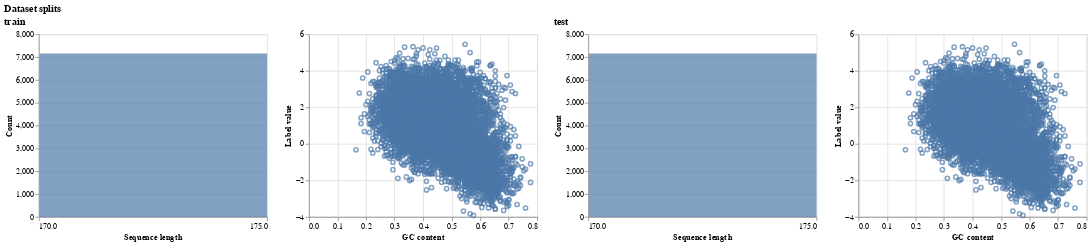

Notebook cell for this chart:
### Code cell
# Visualize dataset statistics
dataset.plot_statistics()

### Figure 1 — Vega specification as saved in the notebook (floating-point values rounded to 4 significant figures; data arrays with more than 128 entries replaced by an {"elided": "..."} marker saying what was removed)
{"$schema": "https://vega.github.io/schema/vega/v5.json", "data": [{"name": "source_0"}, {"name": "source_1"}, {"name": "data_0", "values": [{"__count": 7154, "bin_maxbins_60_seq_len": 170.0, "bin_maxbins_60_seq_len_end": 175.0}]}, {"name": "data_1", "values": {"elided": "7154 records"}}, {"name": "data_2", "values": [{"__count": 7154, "bin_maxbins_60_seq_len": 170.0, "bin_maxbins_60_seq_len_end": 175.0}]}, {"name": "data_3", "values": {"elided": "7154 records"}}, {"name": "data_0_concat_0_concat_0_y_domain___count", "values": [{"min": 7154, "max": 7154}]}, {"name": "data_1_concat_0_concat_1_x_domain_gc", "values": [{"min": 0.1647, "max": 0.7765}]}, {"name": "data_1_concat_0_concat_1_y_domain_label_val", "values": [{"min": -3.919, "max": 5.453}]}, {"name": "data_2_concat_1_concat_0_y_domain___count", "values": [{"min": 7154, "max": 7154}]}, {"name": "data_3_concat_1_concat_1_x_domain_gc", "values": [{"min": 0.1647, "max": 0.7765}]}, {"name": "data_3_concat_1_concat_1_y_domain_label_val", "values": [{"min": -3.919, "max": 5.453}]}], "signals": [{"name": "concat_1_concat_0_bin_maxbins_60_seq_len_bins", "value": {"fields": ["seq_len"], "fname": "bin_seq_len", "start": 170.0, "step": 5.0, "stop": 175.0}}, {"name": "concat_0_concat_0_bin_maxbins_60_seq_len_bins", "value": {"fields": ["seq_len"], "fname": "bin_seq_len", "start": 170.0, "step": 5.0, "stop": 175.0}}, {"name": "concat_0_childWidth", "value": 300}, {"name": "concat_1_childWidth", "value": 300}], "marks": [{"type": "group", "name": "concat_0_group", "marks": [{"type": "group", "name": "concat_0_concat_0_group", "encode": {"update": {"width": {"signal": "concat_0_childWidth"}, "height": {"signal": "height"}}}, "marks": [{"type": "rect", "name": "concat_0_concat_0_marks", "from": {"data": "data_0"}, "encode": {"update": {"y2": {"value": 0, "scale": "concat_0_concat_0_y"}, "x2": {"field": "bin_maxbins_60_seq_len", "scale": "concat_0_concat_0_x", "offset": {"signal": "0.5 + (abs(scale(\"concat_0_concat_0_x\", datum[\"bin_maxbins_60_seq_len_end\"]) - scale(\"concat_0_concat_0_x\", datum[\"bin_maxbins_60_seq_len\"])) < 0.25 ? -0.5 * (0.25 - (abs(scale(\"concat_0_concat_0_x\", datum[\"bin_maxbins_60_seq_len_end\"]) - scale(\"concat_0_concat_0_x\", datum[\"bin_maxbins_60_seq_len\"])))) : 0.5)"}}, "x": {"field": "bin_maxbins_60_seq_len_end", "scale": "concat_0_concat_0_x", "offset": {"signal": "0.5 + (abs(scale(\"concat_0_concat_0_x\", datum[\"bin_maxbins_60_seq_len_end\"]) - scale(\"concat_0_concat_0_x\", datum[\"bin_maxbins_60_seq_len\"])) < 0.25 ? 0.5 * (0.25 - (abs(scale(\"concat_0_concat_0_x\", datum[\"bin_maxbins_60_seq_len_end\"]) - scale(\"concat_0_concat_0_x\", datum[\"bin_maxbins_60_seq_len\"])))) : -0.5)"}}, "fill": {"value": "#4c78a8"}, "y": {"field": "__count", "scale": "concat_0_concat_0_y"}, "opacity": {"value": 0.7}}}, "style": ["bar"]}], "axes": [{"scale": "concat_0_concat_0_y", "ticks": false, "aria": false, "labels": false, "tickCount": {"signal": "ceil(height/40)"}, "gridScale": "concat_0_concat_0_x", "orient": "left", "zindex": 0, "grid": true, "domain": false, "maxExtent": 0, "minExtent": 0}, {"scale": "concat_0_concat_0_x", "tickCount": {"signal": "ceil(concat_0_childWidth/10)"}, "grid": false, "labelFlush": true, "zindex": 0, "orient": "bottom", "title": "Sequence length", "labelOverlap": true}, {"scale": "concat_0_concat_0_y", "grid": false, "title": "Count", "labelOverlap": true, "tickCount": {"signal": "ceil(height/40)"}, "zindex": 0, "orient": "left"}], "style": "cell"}, {"type": "group", "name": "concat_0_concat_1_group", "encode": {"update": {"width": {"signal": "concat_0_childWidth"}, "height": {"signal": "height"}}}, "marks": [{"type": "symbol", "name": "concat_0_concat_1_marks", "from": {"data": "data_1"}, "encode": {"update": {"stroke": {"value": "#4c78a8"}, "opacity": {"value": 0.7}, "tooltip": {"signal": "{\"seq_len\": format(datum[\"seq_len\"], \"\"), \"gc\": format(datum[\"gc\"], \"\"), \"label_val\": format(datum[\"label_val\"], \"\")}"}, "y": {"field": "label_val", "scale": "concat_0_concat_1_y"}, "x": {"field": "gc", "scale": "concat_0_concat_1_x"}, "fill": {"value": "transparent"}}}, "style": ["point"]}], "axes": [{"scale": "concat_0_concat_1_x", "zindex": 0, "gridScale": "concat_0_concat_1_y", "maxExtent": 0, "domain": false, "aria": false, "orient": "bottom", "tickCount": {"signal": "ceil(concat_0_childWidth/40)"}, "grid": true, "labels": false, "minExtent": 0, "ticks": false}, {"scale": "concat_0_concat_1_y", "domain": false, "aria": false, "ticks": false, "orient": "left", "gridScale": "concat_0_concat_1_x", "zindex": 0, "tickCount": {"signal": "ceil(height/40)"}, "maxExtent": 0, "grid": true, "labels": false, "minExtent": 0}, {"scale": "concat_0_concat_1_x", "title": "GC content", "labelFlush": true, "labelOverlap": true, "orient": "bottom", "tickCount": {"signal": "ceil(concat_0_childWidth/40)"}, "grid": false, "zindex": 0}, {"scale": "concat_0_concat_1_y", "grid": false, "orient": "left", "labelOverlap": true, "zindex": 0, "tickCount": {"signal": "ceil(height/40)"}, "title": "Label value"}], "style": "cell"}], "title": {"text": "train", "anchor": "start"}, "layout": {"padding": 20, "bounds": "full", "align": "each"}}, {"type": "group", "name": "concat_1_group", "marks": [{"type": "group", "name": "concat_1_concat_0_group", "encode": {"update": {"height": {"signal": "height"}, "width": {"signal": "concat_1_childWidth"}}}, "marks": [{"type": "rect", "name": "concat_1_concat_0_marks", "from": {"data": "data_2"}, "encode": {"update": {"y": {"field": "__count", "scale": "concat_1_concat_0_y"}, "opacity": {"value": 0.7}, "fill": {"value": "#4c78a8"}, "x2": {"field": "bin_maxbins_60_seq_len", "scale": "concat_1_concat_0_x", "offset": {"signal": "0.5 + (abs(scale(\"concat_1_concat_0_x\", datum[\"bin_maxbins_60_seq_len_end\"]) - scale(\"concat_1_concat_0_x\", datum[\"bin_maxbins_60_seq_len\"])) < 0.25 ? -0.5 * (0.25 - (abs(scale(\"concat_1_concat_0_x\", datum[\"bin_maxbins_60_seq_len_end\"]) - scale(\"concat_1_concat_0_x\", datum[\"bin_maxbins_60_seq_len\"])))) : 0.5)"}}, "y2": {"value": 0, "scale": "concat_1_concat_0_y"}, "x": {"field": "bin_maxbins_60_seq_len_end", "scale": "concat_1_concat_0_x", "offset": {"signal": "0.5 + (abs(scale(\"concat_1_concat_0_x\", datum[\"bin_maxbins_60_seq_len_end\"]) - scale(\"concat_1_concat_0_x\", datum[\"bin_maxbins_60_seq_len\"])) < 0.25 ? 0.5 * (0.25 - (abs(scale(\"concat_1_concat_0_x\", datum[\"bin_maxbins_60_seq_len_end\"]) - scale(\"concat_1_concat_0_x\", datum[\"bin_maxbins_60_seq_len\"])))) : -0.5)"}}}}, "style": ["bar"]}], "axes": [{"scale": "concat_1_concat_0_y", "minExtent": 0, "maxExtent": 0, "domain": false, "orient": "left", "aria": false, "grid": true, "labels": false, "ticks": false, "gridScale": "concat_1_concat_0_x", "zindex": 0, "tickCount": {"signal": "ceil(height/40)"}}, {"scale": "concat_1_concat_0_x", "zindex": 0, "labelOverlap": true, "title": "Sequence length", "labelFlush": true, "tickCount": {"signal": "ceil(concat_1_childWidth/10)"}, "orient": "bottom", "grid": false}, {"scale": "concat_1_concat_0_y", "labelOverlap": true, "zindex": 0, "grid": false, "title": "Count", "orient": "left", "tickCount": {"signal": "ceil(height/40)"}}], "style": "cell"}, {"type": "group", "name": "concat_1_concat_1_group", "encode": {"update": {"width": {"signal": "concat_1_childWidth"}, "height": {"signal": "height"}}}, "marks": [{"type": "symbol", "name": "concat_1_concat_1_marks", "from": {"data": "data_3"}, "encode": {"update": {"x": {"field": "gc", "scale": "concat_1_concat_1_x"}, "y": {"field": "label_val", "scale": "concat_1_concat_1_y"}, "stroke": {"value": "#4c78a8"}, "opacity": {"value": 0.7}, "fill": {"value": "transparent"}, "tooltip": {"signal": "{\"seq_len\": format(datum[\"seq_len\"], \"\"), \"gc\": format(datum[\"gc\"], \"\"), \"label_val\": format(datum[\"label_val\"], \"\")}"}}}, "style": ["point"]}], "axes": [{"scale": "concat_1_concat_1_x", "minExtent": 0, "grid": true, "zindex": 0, "domain": false, "tickCount": {"signal": "ceil(concat_1_childWidth/40)"}, "gridScale": "concat_1_concat_1_y", "maxExtent": 0, "orient": "bottom", "aria": false, "ticks": false, "labels": false}, {"scale": "concat_1_concat_1_y", "gridScale": "concat_1_concat_1_x", "grid": true, "domain": false, "labels": false, "aria": false, "maxExtent": 0, "minExtent": 0, "tickCount": {"signal": "ceil(height/40)"}, "ticks": false, "orient": "left", "zindex": 0}, {"scale": "concat_1_concat_1_x", "grid": false, "labelOverlap": true, "orient": "bottom", "tickCount": {"signal": "ceil(concat_1_childWidth/40)"}, "zindex": 0, "labelFlush": true, "title": "GC content"}, {"scale": "concat_1_concat_1_y", "zindex": 0, "tickCount": {"signal": "ceil(height/40)"}, "orient": "left", "grid": false, "title": "Label value", "labelOverlap": true}], "style": "cell"}], "title": {"text": "test", "anchor": "start"}, "layout": {"padding": 20, "bounds": "full", "align": "each"}}], "scales": [{"name": "concat_0_concat_0_x", "type": "linear", "domain": {"signal": "[concat_0_concat_0_bin_maxbins_60_seq_len_bins.start, concat_0_concat_0_bin_maxbins_60_seq_len_bins.stop]"}, "range": [0, {"signal": "concat_0_childWidth"}], "bins": {"signal": "concat_0_concat_0_bin_maxbins_60_seq_len_bins"}, "zero": false}, {"name": "concat_0_concat_0_y", "type": "linear", "domain": [{"signal": "(data(\"data_0_concat_0_concat_0_y_domain___count\")[0] || {}).min"}, {"signal": "(data(\"data_0_concat_0_concat_0_y_domain___count\")[0] || {}).max"}], "range": [{"signal": "height"}, 0], "nice": true, "zero": true}, {"name": "concat_0_concat_1_x", "type": "linear", "domain": [{"signal": "(data(\"data_1_concat_0_concat_1_x_domain_gc\")[0] || {}).min"}, {"signal": "(data(\"data_1_concat_0_concat_1_x_domain_gc\")[0] || {}).max"}], "range": [0, {"signal": "concat_0_childWidth"}], "nice": true, "zero": true}, {"name": "concat_0_concat_1_y", "type": "linear", "domain": [{"signal": "(data(\"data_1_concat_0_concat_1_y_domain_label_val\")[0] || {}).min"}, {"signal": "(data(\"data_1_concat_0_concat_1_y_domain_label_val\")[0] || {}).max"}], "range": [{"signal": "height"}, 0], "nice": true, "zero": true}, {"name": "concat_1_concat_0_x", "type": "linear", "domain": {"signal": "[concat_1_concat_0_bin_maxbins_60_seq_len_bins.start, concat_1_concat_0_bin_maxbins_60_seq_len_bins.stop]"}, "range": [0, {"signal": "concat_1_childWidth"}], "bins": {"signal": "concat_1_concat_0_bin_maxbins_60_seq_len_bins"}, "zero": false}, {"name": "concat_1_concat_0_y", "type": "linear", "domain": [{"signal": "(data(\"data_2_concat_1_concat_0_y_domain___count\")[0] || {}).min"}, {"signal": "(data(\"data_2_concat_1_concat_0_y_domain___count\")[0] || {}).max"}], "range": [{"signal": "height"}, 0], "zero": true, "nice": true}, {"name": "concat_1_concat_1_x", "type": "linear", "domain": [{"signal": "(data(\"data_3_concat_1_concat_1_x_domain_gc\")[0] || {}).min"}, {"signal": "(data(\"data_3_concat_1_concat_1_x_domain_gc\")[0] || {}).max"}], "range": [0, {"signal": "concat_1_childWidth"}], "nice": true, "zero": true}, {"name": "concat_1_concat_1_y", "type": "linear", "domain": [{"signal": "(data(\"data_3_concat_1_concat_1_y_domain_label_val\")[0] || {}).min"}, {"signal": "(data(\"data_3_concat_1_concat_1_y_domain_label_val\")[0] || {}).max"}], "range": [{"signal": "height"}, 0], "zero": true, "nice": true}], "title": {"text": "Dataset splits", "anchor": "start"}, "background": "white", "height": 240, "padding": 5, "layout": {"padding": 20, "bounds": "full", "align": "each"}}
